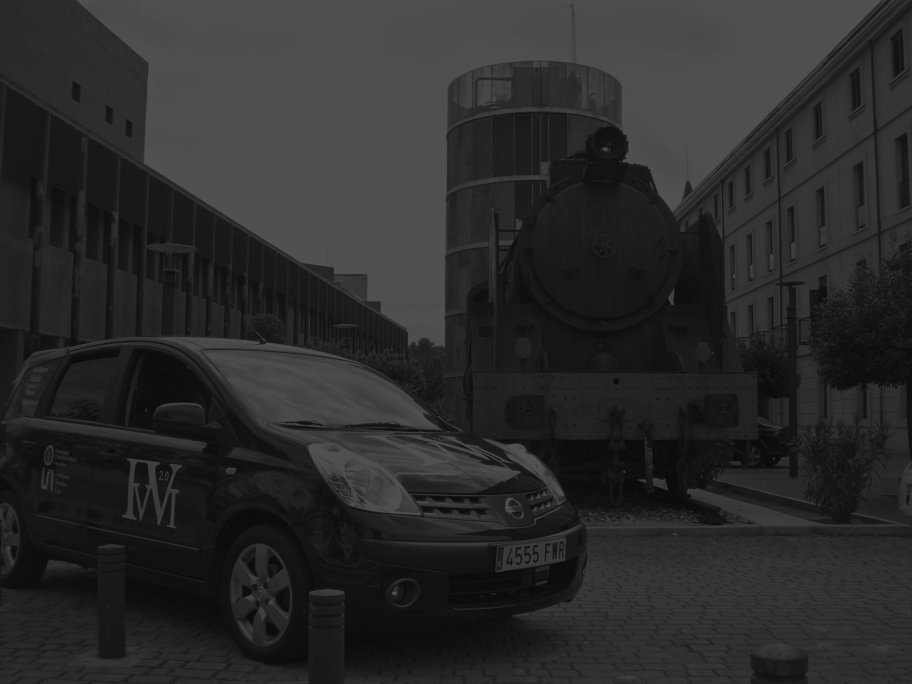
#> input picture EdxOpenCv/Week_4/ivvi_low_contrast.jpg, 912 x 684 px
$ python Variacion_contraste.py
#> lines starting #> are read from the running program, lines starting #| are printed output that depends on the picture; after the words box and inside, x2 and y2 are one past the last pixel; in counts of white or black regions, pixels touching at a corner belong together
import cv2
import numpy as np
from matplotlib import pyplot as plt


# Nombre de la imagen que se va a cargar
NombreImagen = "ivvi_low_contrast.jpg"

# Cargamos las imagenes
src = cv2.imread(NombreImagen)
#> src is the input picture: shape (684, 912, 3); min 3, max 91, mean 42.7
src = cv2.cvtColor(src,cv2.COLOR_BGR2GRAY) # Convertimos la imagen a gris porque sino da error a la hora de calcular el histograma.
#> src: shape (684, 912)

if src is None:
    print("Error al cargar las imagenes %s and %s" %NombreImagen)
else:
    histSize = [256]
    # rango del nivel de gris 0-255
    rangeHist = [0,255]

    # imagen del histograma
    hist_w = 512
    hist_h = 400
    #bin_w = hist_w / histSize

    # Crear una imagen histImage(hist_h,hist_w, CV_8UC3,Scalar(0,0,0))
    #histImage = np.zeros([hist_h, hist_w, 1], dtype=np.uint8)
    #equalizedHistImage = np.zeros([hist_h,hist_w,1],dtype = np.uint8)

    # Calcular el histograma
    originalHist = cv2.calcHist(src,[0],None,histSize,rangeHist)
#> originalHist = 256 values, max 523 at index 79, min 0 at index 0, mean 3.56
    #b_hist = cv2.calcHist(b, [0], None, [256], [0, 256])

    # TO-DO:!
    # Mostrar los valores del histograma de la imagen original
    #print("Original histogram")
    #for h in histSize:
    #    binVal = originalHist.itemset(h)

    # Normalizar el resultado a [0, histImage.rows]
    normalized_hist = cv2.normalize(src, 0, hist_w, cv2.NORM_MINMAX)
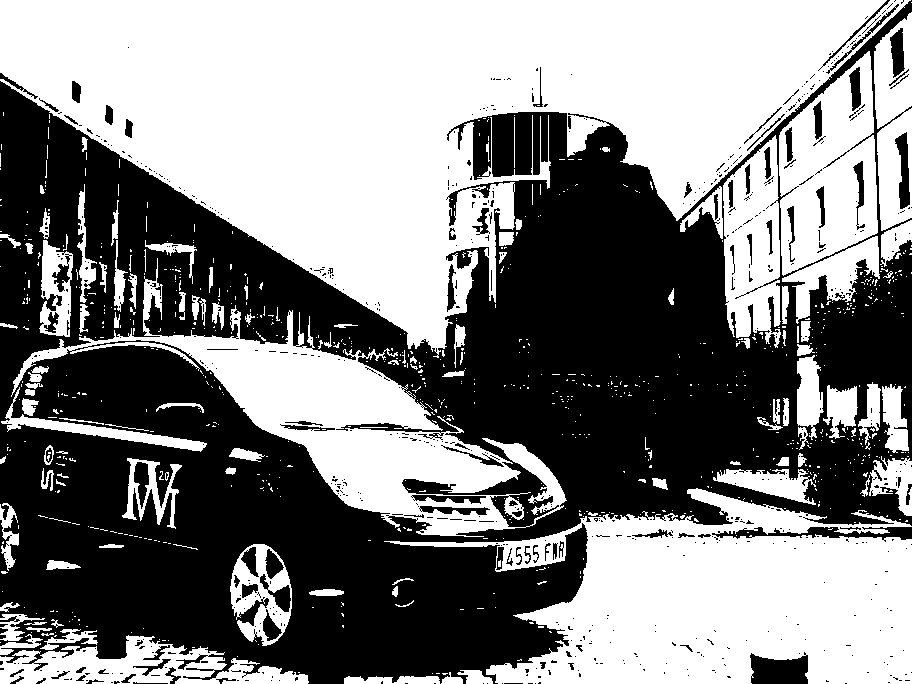
#> normalized_hist: shape (684, 912); values 0 (black) and 1 (white), 51.7% white; 702 black regions (602 under 20 px), largest, box (x1, y1, x2, y2) and area: (0, 0, 912, 684) 285870, (750, 652, 808, 684) 1454, (712, 527, 912, 542) 1240

    # Equalize histogram from a grayscale image
    equaliz_img = cv2.equalizeHist(src)
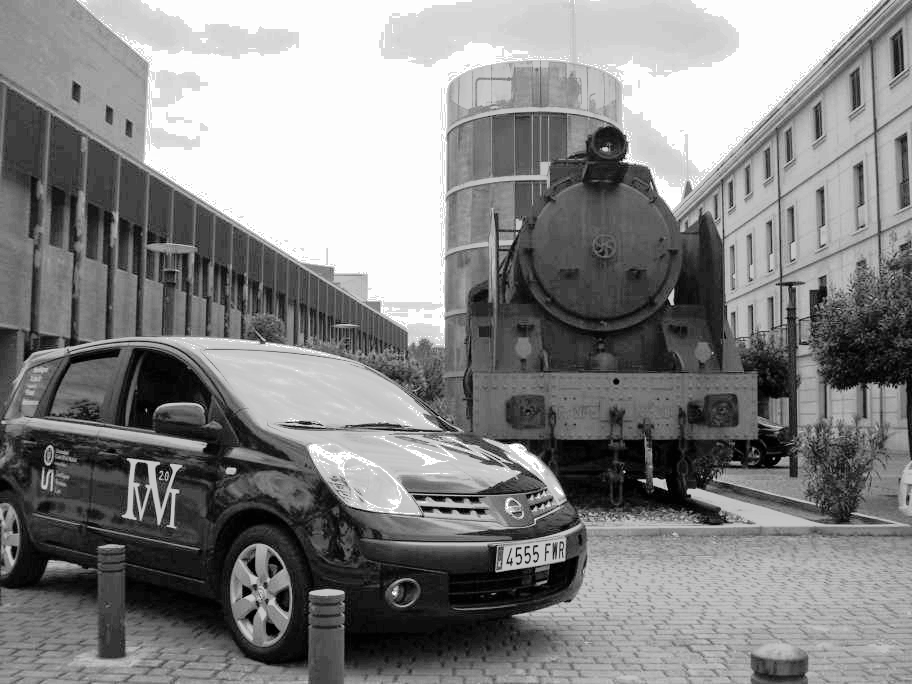
#> equaliz_img: shape (684, 912); min 0, max 255, mean 131.8
    equalized_hist = cv2.calcHist(equaliz_img,[0],None,histSize,rangeHist)
#> equalized_hist = 256 values, max 523 at index 253, min 0 at index 0, mean 3.54

    # Normalizar el histograma ecualizado
    equalized_normalized_hist = cv2.normalize(equalized_hist,0,hist_w,cv2.NORM_MINMAX)
#> equalized_normalized_hist = 256 values, max 486.7 at index 253, min 0 at index 0, mean 3.3

    # [7 lines of commented-out code are left out]
    plt.plot(originalHist, color='b')
    plt.plot(equalized_hist, color='r')
    plt.xlim([0, 256])
    plt.show()
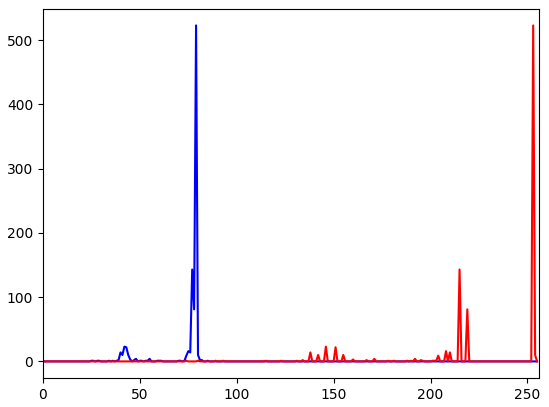
#> figure drawn by matplotlib, 1 panel; curve peaks at x = 79, y = 523; curve peaks at x = 253, y = 523

    cv2.namedWindow("Original", cv2.WINDOW_NORMAL)
    cv2.imshow("Original", src)
    cv2.namedWindow("Equalized picture", cv2.WINDOW_NORMAL)
    cv2.imshow("Equalized picture", equaliz_img)

    cv2.waitKey(0)
